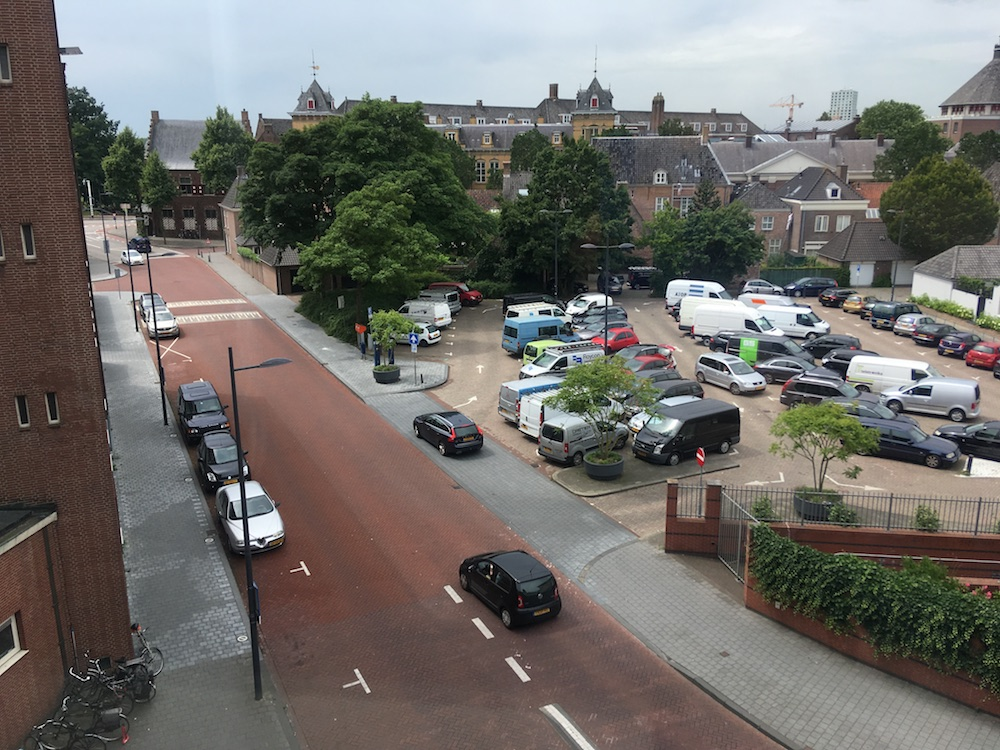
#> input picture test_images/image1.jpg, 1000 x 750 px
$ python image-show.py   (older library calls are emulated)
#> lines starting #> are read from the running program, lines starting #| are printed output that depends on the picture; after the words box and inside, x2 and y2 are one past the last pixel; in counts of white or black regions, pixels touching at a corner belong together
#!/usr/bin/env python

## showing a sample image in a window, no changes, just simple showing

# import the necessary packages
from __future__ import print_function
# import imutils ## is this always installed?: https://pypi.python.org/pypi/imutils
import cv2
import os
CWD_PATH = os.getcwd()

# load the Tetris block image, convert it to grayscale, and threshold
# the image
print("OpenCV Version: {}".format(cv2.__version__))

PATH_TO_IMAGE = os.path.join(CWD_PATH, "..", 'test_images', 'image1.jpg')

image = cv2.imread(PATH_TO_IMAGE)
#> image is the input picture: shape (750, 1000, 3); mean B, G, R 106.6, 110.6, 113.1
gray = cv2.cvtColor(image, cv2.COLOR_BGR2GRAY)
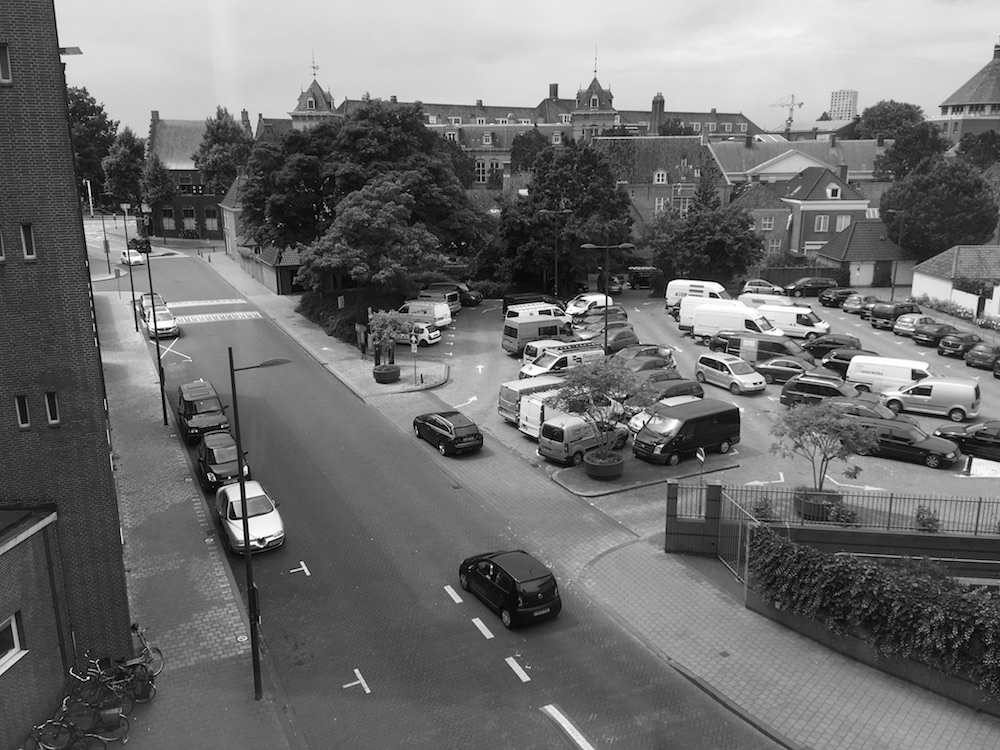
#> gray: shape (750, 1000); min 0, max 255, mean 110.9
thresh = cv2.threshold(gray, 225, 255, cv2.THRESH_BINARY_INV)[1]
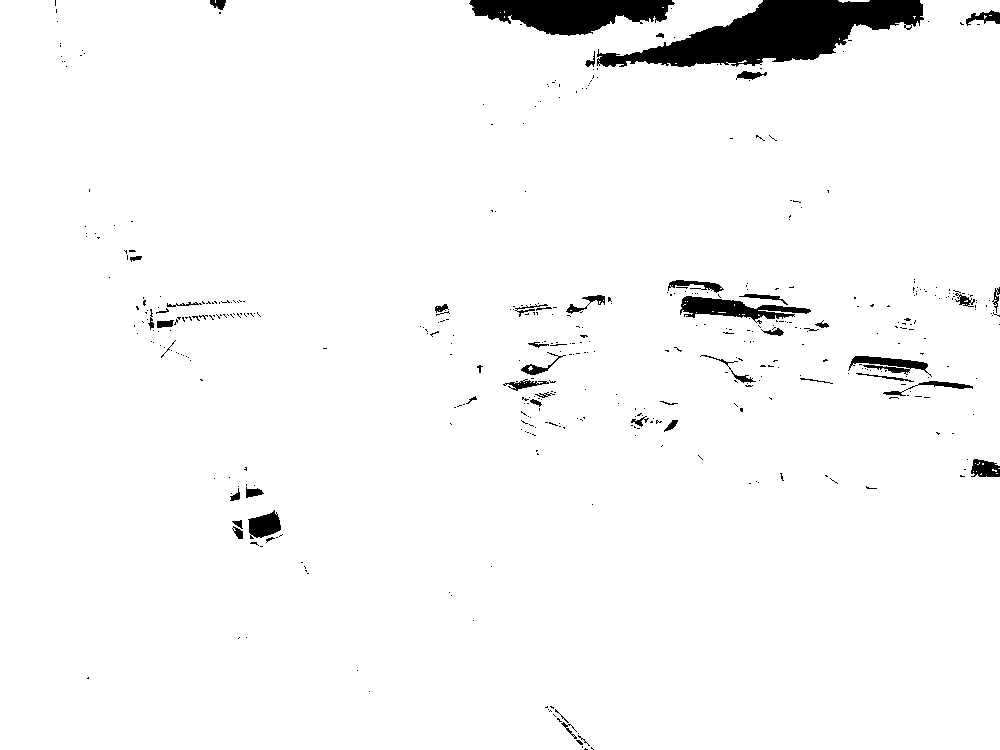
#> thresh: shape (750, 1000); 96.7% white; 458 black regions (408 under 20 px), largest, box (x1, y1, x2, y2) and area: (597, 0, 924, 67) 11144, (469, 0, 675, 36) 4841, (680, 296, 811, 324) 1614

# # check to see if we are using OpenCV 2.X
# if imutils.is_cv2():
# 	(cnts, _) = cv2.findContours(thresh.copy(), cv2.RETR_EXTERNAL,
# 		cv2.CHAIN_APPROX_SIMPLE)
#
# # check to see if we are using OpenCV 3
# elif imutils.is_cv3():
# 	(_, cnts, _) = cv2.findContours(thresh.copy(), cv2.RETR_EXTERNAL,
# 		cv2.CHAIN_APPROX_SIMPLE)

# draw the contours on the image
# cv2.drawContours(image, cnts, -1, (240, 0, 159), 3)
cv2.imshow("Image", image)
cv2.waitKey(0)
